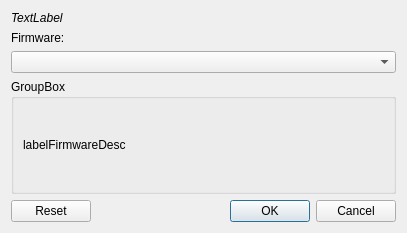
<?xml version="1.0" encoding="UTF-8"?>
<ui version="4.0">
 <class>SendFirmwareDialog</class>
 <widget class="QDialog" name="SendFirmwareDialog">
  <property name="geometry">
   <rect>
    <x>0</x>
    <y>0</y>
    <width>407</width>
    <height>233</height>
   </rect>
  </property>
  <property name="windowTitle">
   <string>DsmCP - Programming</string>
  </property>
  <property name="modal">
   <bool>true</bool>
  </property>
  <layout class="QVBoxLayout" name="verticalLayout_2">
   <item>
    <widget class="QFrame" name="frame">
     <property name="frameShape">
      <enum>QFrame::NoFrame</enum>
     </property>
     <property name="frameShadow">
      <enum>QFrame::Raised</enum>
     </property>
     <layout class="QVBoxLayout" name="verticalLayout">
      <property name="leftMargin">
       <number>0</number>
      </property>
      <property name="topMargin">
       <number>0</number>
      </property>
      <property name="rightMargin">
       <number>0</number>
      </property>
      <property name="bottomMargin">
       <number>0</number>
      </property>
      <item>
       <widget class="QLabel" name="labelActual">
        <property name="font">
         <font>
          <italic>true</italic>
         </font>
        </property>
        <property name="text">
         <string>TextLabel</string>
        </property>
       </widget>
      </item>
      <item>
       <widget class="QLabel" name="label">
        <property name="text">
         <string>Firmware:</string>
        </property>
       </widget>
      </item>
      <item>
       <widget class="QComboBox" name="comboBoxFirmware"/>
      </item>
      <item>
       <widget class="QGroupBox" name="groupBoxAboutFirmware">
        <property name="sizePolicy">
         <sizepolicy hsizetype="Preferred" vsizetype="Expanding">
          <horstretch>0</horstretch>
          <verstretch>0</verstretch>
         </sizepolicy>
        </property>
        <property name="title">
         <string>GroupBox</string>
        </property>
        <layout class="QVBoxLayout" name="verticalLayout_3">
         <item>
          <widget class="QLabel" name="labelFirmwareDesc">
           <property name="text">
            <string>labelFirmwareDesc</string>
           </property>
          </widget>
         </item>
        </layout>
       </widget>
      </item>
     </layout>
    </widget>
   </item>
   <item>
    <widget class="QDialogButtonBox" name="buttonBox">
     <property name="orientation">
      <enum>Qt::Horizontal</enum>
     </property>
     <property name="standardButtons">
      <set>QDialogButtonBox::Cancel|QDialogButtonBox::Ok|QDialogButtonBox::Reset</set>
     </property>
    </widget>
   </item>
  </layout>
 </widget>
 <resources/>
 <connections>
  <connection>
   <sender>buttonBox</sender>
   <signal>accepted()</signal>
   <receiver>SendFirmwareDialog</receiver>
   <slot>accept()</slot>
   <hints>
    <hint type="sourcelabel">
     <x>248</x>
     <y>254</y>
    </hint>
    <hint type="destinationlabel">
     <x>157</x>
     <y>274</y>
    </hint>
   </hints>
  </connection>
  <connection>
   <sender>buttonBox</sender>
   <signal>rejected()</signal>
   <receiver>SendFirmwareDialog</receiver>
   <slot>reject()</slot>
   <hints>
    <hint type="sourcelabel">
     <x>316</x>
     <y>260</y>
    </hint>
    <hint type="destinationlabel">
     <x>286</x>
     <y>274</y>
    </hint>
   </hints>
  </connection>
 </connections>
</ui>
